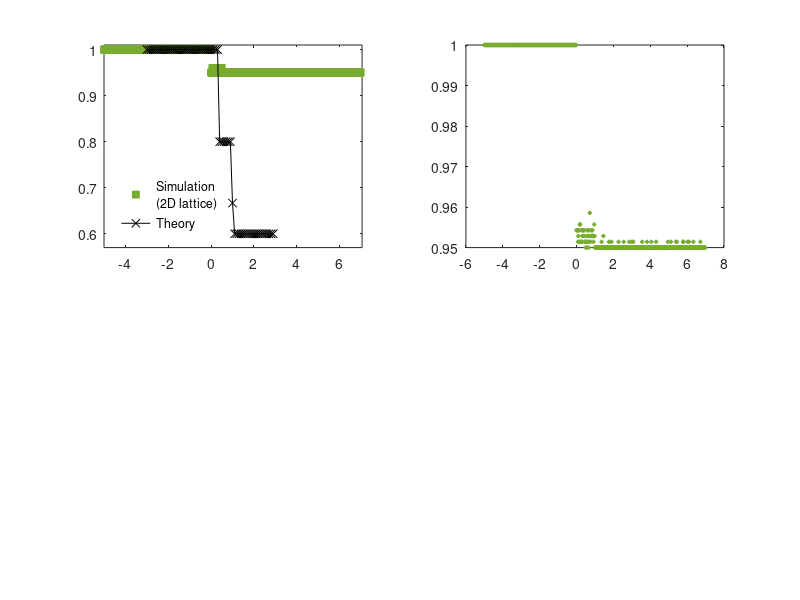

Reproduce this figure in MATLAB. (Note: this script raises an error after producing the figure.)
% Figure 2
clear all
close all


rgb=[    0.4660 0.6740 0.1880
    0.8500 0.3250 0.0980
    0 0.4470 0.7410   
    0.4940 0.1840 0.5560
    ];

hf=figure(1);

% Top plot
data1= load('top/variaT_th0.000_S2.0_m0.5_latt.dat');
data2= load('top/kc1kd-1sig3.txt');
data3= load('top/variaT_th0.000_S2.0_m0.5_sf.dat');
s(1)=subplot(2,2,1)
x=(data1(:,2)-0.5)/0.5;
hp(1)=plot(x, data1(:,3),'s','color',[rgb(1,:)],'MarkerFaceColor',[rgb(1,:)],'MarkerSize',5);
hold(s(1),'on');
hp(2)=plot(s(1),data2(:,1), data2(:,2), 'kx-');
axis(s(1),[min(x) max(x)*1.01 0.57 1.01]);
hleg(1)=legend(s(1),hp,{['Simulation' newline '(2D lattice)'];'Theory'},'location','southwest','box','off')
clear hp;

s(2)=subplot(2,2,2)
x=(data3(:,2)-0.5)/0.5;
hp=plot(s(2), x,data3(:,3),'+','color',[rgb(1,:)],'MarkerSize',3,'linewidth',1.5);
s(2).Position=[0.34 0.69 0.12 0.18]
axis(s(2),[min(x) max(x)*1.02 0.93 1.01]);
s(2).XTick=[-4:2:6];
s(2).XTickLabel=[-4:2:6];

hleg(2)=legend(s(2),hp,'Simulation (SF)','location','best','box','off')
clear hp;
%%
% Bottom plot
data1 = load('bottom/variaS_th0.000_T0.0_m0.5_latt.dat');
data2 = load('bottom/kc1kd-1tau-1.txt');
data3 = load('bottom/variaS_th0.000_T0.0_m0.5_sf.dat');

s(3)=subplot(2,2,3)
x=(data1(:,1)-0.5)/0.5;
hp(1)=plot(s(3),x, data1(:,3),'s','color',[rgb(1,:)],'MarkerFaceColor',[rgb(1,:)],'MarkerSize',5);
hold(s(3),'on');
hp(2)=plot(s(3),data2(:,1), data2(:,2), 'kx-');
axis(s(3),[min(x) max(x)*1.02 0.5 1.05])
hleg(3)=legend(s(3),hp,{['Simulation' newline '(2D lattice)'];'Theory'},'location','southwest','box','off')
clear hp;

s(4)=subplot(2,2,4)
hp=plot(s(4),(data3(:,1)-0.5)/0.5, data3(:,3),'+','color',[rgb(1,:)],'MarkerSize',3,'linewidth',1.5);
s(4).Position=[0.29 0.2 0.15 0.18]
axis(s(4),[min(x) max(x)*1.01 0.5 1.05]);
s(4).XTick=[-5:1:1];
s(4).XTickLabel=[-5:1:1];

hleg(4)=legend(s(4),hp,'Simulation (SF)','location','best','box','off')
clear hp;

xlab={'$\tau$';'$\tau$';'$\sigma$';'$\sigma$'};
tit={'(a)';'';'(b)';''}
posx=[-4.5 0 -4.7 0];
for i=1:4
    % if(i==1 || i==3)
    % s(i).Title.String=tit{i};
    % s(i).Title.FontSize=18;
    % end
    s(i).FontName='Times';
    if(i==1 || i==3)
    s(i).FontSize=16;
    ht=text(s(i),posx(i),0.97,tit{i});
    ht.FontSize=18;
    ht.FontName='Times'
    
    else
       s(i).FontSize=12; 
    end
    s(i).YLabel.String='$p$';
    s(i).XLabel.String=xlab{i};
    s(i).YLabel.Interpreter='latex';
    s(i).XLabel.Interpreter='latex'

end

pos=s(3).Position
pos(2)=0.15;
s(3).Position=pos;
pos=s(4).Position;
pos(2)=0.24;
s(4).Position=pos;
hf.Position=[1 1 950 600];

fileout=sprintf("fig2.pdf");
exportgraphics(hf,fileout,'Resolution',150);